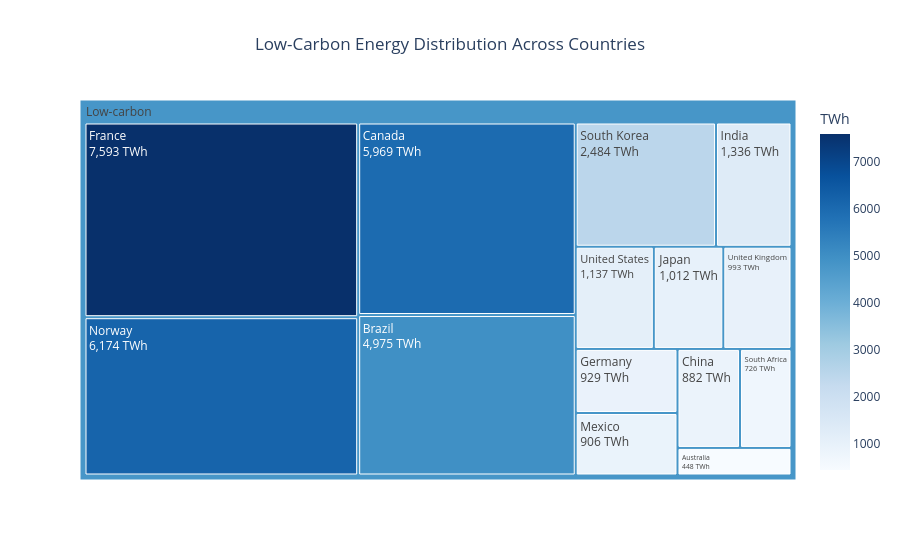
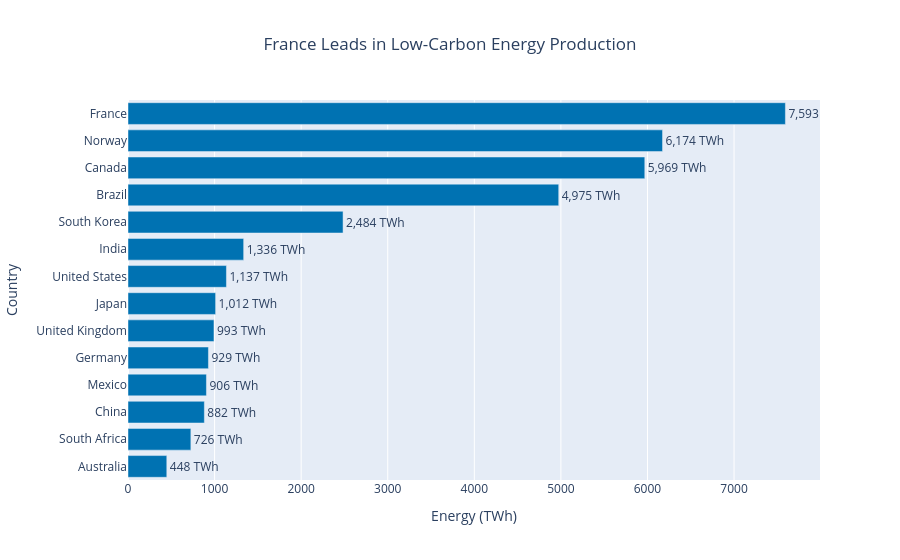

Source (notebook cell) for these figures, in order:
### Markdown cell above
## Task 2 — Treemap vs bar: low-carbon energy by country

**What to build:** Build **both** a treemap and a horizontal bar chart showing total low-carbon TWh (Nuclear + Hydro) per country. Then answer the question in a markdown cell below.

**Requirements:**
- Filter to `Source_Type == 'Low-carbon'` and aggregate TWh by country
- Treemap: single-level `path=['All', 'Country']` with a dummy root node labelled `'Low-carbon'`
- Bar chart: sorted by TWh, horizontal orientation, CVD-safe colour
- Both charts show TWh values, not percentages
- Insight title on the bar chart naming the leading country

### Code cell
# Task 2 — Low-carbon energy by country

df_lowcarbon = df.loc[
    df['Source_Type'] == 'Low-carbon'
].copy()

low_carbon_country = (
    df_lowcarbon.groupby('Country', as_index=False)['TWh']
    .sum()
)

low_carbon_country['All'] = 'Low-carbon'

top_lowcarbon = low_carbon_country.loc[
    low_carbon_country['TWh'].idxmax()
]

fig1 = px.treemap(
    low_carbon_country,
    path=['All', 'Country'],
    values='TWh',
    color='TWh',
    color_continuous_scale='Blues',
    title='Low-Carbon Energy Distribution Across Countries'
)

fig1.update_traces(
    texttemplate='%{label}<br>%{value:,.0f} TWh'
)

fig1.update_layout(
    title_x=0.5,
    coloraxis_colorbar_title='TWh'
)

fig1.show()



low_carbon_sorted = low_carbon_country.sort_values(
    'TWh', ascending=True
)

fig2 = px.bar(
    low_carbon_sorted,
    x='TWh',
    y='Country',
    orientation='h',
    color_discrete_sequence=['#0072B2'],
    text='TWh',
    title=f"{top_lowcarbon['Country']} Leads in Low-Carbon Energy Production"
)

fig2.update_traces(
    texttemplate='%{text:,.0f} TWh',
    textposition='outside'
)

fig2.update_layout(
    title_x=0.5,
    xaxis_title='Energy (TWh)',
    yaxis_title='Country',
    showlegend=False
)

fig2.show()

print(
    f"Leading country: {top_lowcarbon['Country']} "
    f"({top_lowcarbon['TWh']:,.1f} TWh)"
)

### Figure 1 — Plotly figure (JSON) as saved in the notebook; plotly's stock layout.template omitted (floating-point values rounded to 4 significant figures)
{"data": [{"branchvalues": "total", "customdata": [[448.0], [4975.0], [5969.0], [882.0], [7593.0], [929.0], [1336.0], [1012.0], [906.0], [6174.0], [726.0], [2484.0], [993.0], [1137.0], [4797.0]], "domain": {"x": [0, 1], "y": [0, 1]}, "hovertemplate": "labels=%{label}<br>TWh_sum=%{value}<br>parent=%{parent}<br>id=%{id}<br>TWh=%{color}<extra></extra>", "ids": ["Low-carbon/Australia", "Low-carbon/Brazil", "Low-carbon/Canada", "Low-carbon/China", "Low-carbon/France", "Low-carbon/Germany", "Low-carbon/India", "Low-carbon/Japan", "Low-carbon/Mexico", "Low-carbon/Norway", "Low-carbon/South Africa", "Low-carbon/South Korea", "Low-carbon/United Kingdom", "Low-carbon/United States", "Low-carbon"], "labels": ["Australia", "Brazil", "Canada", "China", "France", "Germany", "India", "Japan", "Mexico", "Norway", "South Africa", "South Korea", "United Kingdom", "United States", "Low-carbon"], "marker": {"coloraxis": "coloraxis", "colors": [448.0, 4975.0, 5969.0, 882.0, 7593.0, 929.0, 1336.0, 1012.0, 906.0, 6174.0, 726.0, 2484.0, 993.0, 1137.0, 4797.0]}, "name": "", "parents": ["Low-carbon", "Low-carbon", "Low-carbon", "Low-carbon", "Low-carbon", "Low-carbon", "Low-carbon", "Low-carbon", "Low-carbon", "Low-carbon", "Low-carbon", "Low-carbon", "Low-carbon", "Low-carbon", ""], "texttemplate": "%{label}<br>%{value:,.0f} TWh", "type": "treemap", "values": [448.0, 4975.0, 5969.0, 882.0, 7593.0, 929.0, 1336.0, 1012.0, 906.0, 6174.0, 726.0, 2484.0, 993.0, 1137.0, 35560.0]}], "layout": {"coloraxis": {"autocolorscale": false, "colorbar": {"title": {"text": "TWh"}}, "colorscale": [[0, "rgb(247,251,255)"], [0.125, "rgb(222,235,247)"], [0.25, "rgb(198,219,239)"], [0.375, "rgb(158,202,225)"], [0.5, "rgb(107,174,214)"], [0.625, "rgb(66,146,198)"], [0.75, "rgb(33,113,181)"], [0.875, "rgb(8,81,156)"], [1, "rgb(8,48,107)"]]}, "legend": {"tracegroupgap": 0}, "title": {"text": "Low-Carbon Energy Distribution Across Countries", "x": 0.5}}}

### Figure 2 — Plotly figure (JSON) as saved in the notebook; plotly's stock layout.template omitted (floating-point values rounded to 4 significant figures)
{"data": [{"hovertemplate": "TWh=%{text}<br>Country=%{y}<extra></extra>", "legendgroup": "", "marker": {"color": "#0072B2", "pattern": {"shape": ""}}, "name": "", "orientation": "h", "showlegend": false, "text": [448.0, 726.0, 882.0, 906.0, 929.0, 993.0, 1012.0, 1137.0, 1336.0, 2484.0, 4975.0, 5969.0, 6174.0, 7593.0], "textposition": "outside", "texttemplate": "%{text:,.0f} TWh", "type": "bar", "x": [448.0, 726.0, 882.0, 906.0, 929.0, 993.0, 1012.0, 1137.0, 1336.0, 2484.0, 4975.0, 5969.0, 6174.0, 7593.0], "xaxis": "x", "y": ["Australia", "South Africa", "China", "Mexico", "Germany", "United Kingdom", "Japan", "United States", "India", "South Korea", "Brazil", "Canada", "Norway", "France"], "yaxis": "y"}], "layout": {"barmode": "relative", "legend": {"tracegroupgap": 0}, "showlegend": false, "title": {"text": "France Leads in Low-Carbon Energy Production", "x": 0.5}, "xaxis": {"anchor": "y", "domain": [0, 1], "title": {"text": "Energy (TWh)"}}, "yaxis": {"anchor": "x", "domain": [0, 1], "title": {"text": "Country"}}}}
